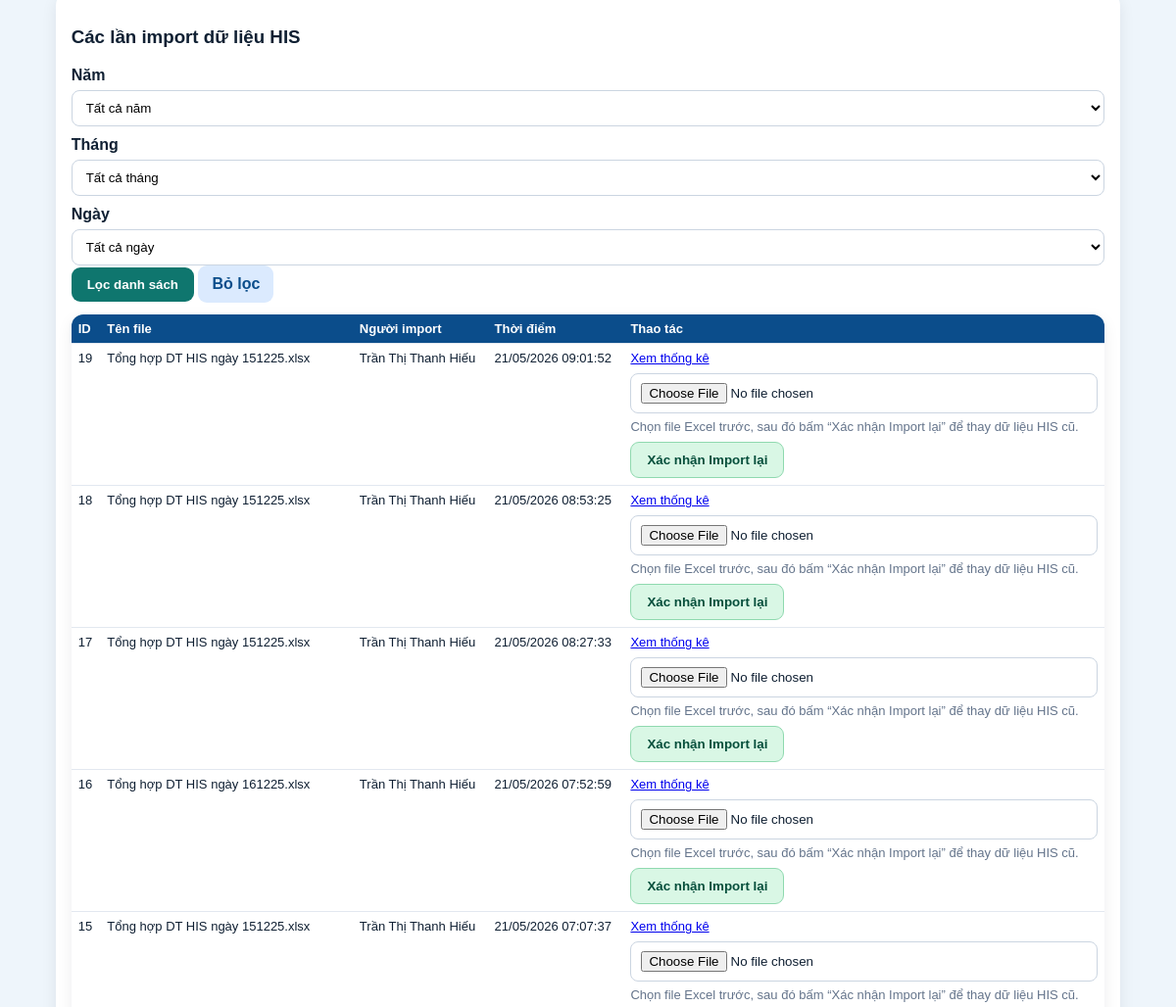
Page /cash-control (signed in, middle part) on the earlier database version.
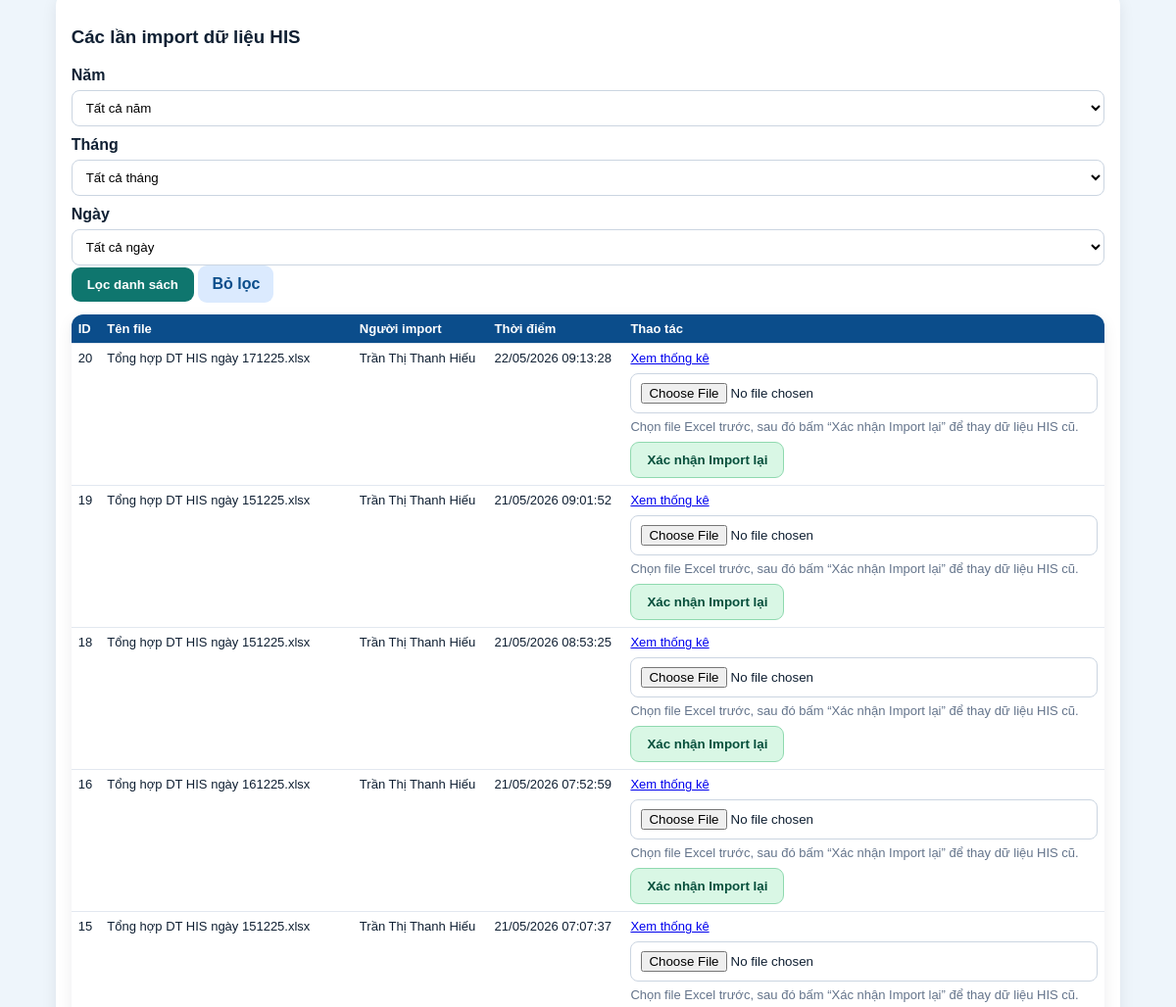
Same page on the later database version.
### tables this page shows
CREATE TABLE cash_control_batches (
                id INTEGER PRIMARY KEY AUTOINCREMENT,
                title TEXT NOT NULL,
                original_filename TEXT,
                report_date TEXT,
                created_by INTEGER NOT NULL,
                created_at TEXT NOT NULL DEFAULT CURRENT_TIMESTAMP,
                FOREIGN KEY(created_by) REFERENCES users(id)
            );

### app/models.py (models this page shows)
class Users(Base):
    __tablename__ = "users"
    id = Column(Integer, primary_key=True)
    username = Column(String, unique=True, nullable=False, index=True)
    full_name = Column(String, nullable=False)
    password_hash = Column(String, nullable=False)
    unit_code = Column(String, nullable=False, default="THANH_VIEN_TRUNG_TAP")
    role_code = Column(String, nullable=False, default="THANH_VIEN_TRUNG_TAP")
    position_title = Column(String, nullable=False, default="Thành viên trưng tập")
    is_active = Column(Integer, nullable=False, default=1)
    created_at = Column(String, nullable=False)
    status = column_property(
        case(
            (is_active == 1, "ACTIVE"),
            else_="LOCKED",
        )
    )

### app/routers/cash_control.py (the view)
@router.get("")
def cash_control_index(request: Request):
    denied = require_login(request)
    if denied:
        return denied
    user = request.state.user
    active_main_tab = request.query_params.get("main_tab") or "summary"
    active_summary_tab = request.query_params.get("summary_tab") or "his"
    if user.get("role_code") in BOARD_ROLES:
        active_main_tab = "voucher"
        active_summary_tab = "his"
    selected_his_import_year = query_text(request, "his_import_year")
    selected_his_import_month = query_text(request, "his_import_month")
    selected_his_import_day = query_text(request, "his_import_day")
    selected_cashbook_import_year = query_text(request, "cashbook_import_year")
    selected_cashbook_import_month = query_text(request, "cashbook_import_month")
    selected_cashbook_import_day = query_text(request, "cashbook_import_day")
    selected_accounting_import_year = query_text(request, "accounting_import_year")
    selected_accounting_import_month = query_text(request, "accounting_import_month")
    selected_accounting_import_day = query_text(request, "accounting_import_day")
    selected_cash_voucher_year = query_text(request, "cash_voucher_year")
    selected_cash_voucher_month = query_text(request, "cash_voucher_month")
    selected_cash_voucher_day = query_text(request, "cash_voucher_day")
    editing_voucher_id = query_int(request, "editing_voucher_id")
    if user.get("role_code") in BOARD_ROLES:
        editing_voucher_id = None
    with get_conn() as conn:
        batches = conn.execute(
            """
            SELECT b.*, u.full_name AS creator_name
            FROM cash_control_batches b
            JOIN users u ON u.id = b.created_by
            ORDER BY b.id DESC
            """
        ).fetchall()
        cash_voucher_where = ["1=1"]
        cash_voucher_params: list[Any] = []
        if user.get("role_code") == "ADMIN":
            pass
        elif user.get("role_code") in HEAD_ROLES:
            pass
        elif user.get("role_code") in BOARD_ROLES:
            cash_voucher_where.append("v.status IN ('SUBMITTED_TO_BOARD', 'BOARD_VIEWED', 'BOARD_SAVED')")
        else:
            cash_voucher_where.append("v.created_by = ?")
            cash_voucher_params.append(user["id"])
        if selected_cash_voucher_year:
            cash_voucher_where.append("strftime('%Y', v.created_at) = ?")
            cash_voucher_params.append(selected_cash_voucher_year)
        if selected_cash_voucher_month:
            cash_voucher_where.append("strftime('%m', v.created_at) = ?")
            cash_voucher_params.append(selected_cash_voucher_month.zfill(2))
        if selected_cash_voucher_day:
            cash_voucher_where.append("strftime('%d', v.created_at) = ?")
            cash_voucher_params.append(selected_cash_voucher_day.zfill(2))
        cash_voucher_where_sql = " AND ".join(cash_voucher_where)
        cash_control_vouchers = conn.execute(
            f"""
            SELECT v.*, u.full_name AS creator_name
            FROM cash_control_vouchers v
            JOIN users u ON u.id = v.created_by
            WHERE {cash_voucher_where_sql}
            ORDER BY v.id DESC
            """,
            cash_voucher_params,
        ).fetchall()
        cash_control_voucher_years = conn.execute(
            """
            SELECT DISTINCT strftime('%Y', created_at) AS year
            FROM cash_control_vouchers
            WHERE created_at IS NOT NULL
            ORDER BY year DESC
            """
        ).fetchall()
        editing_cash_voucher = None
        if editing_voucher_id:
            editing_cash_voucher = conn.execute(
                """
                SELECT v.*, u.full_name AS creator_name
                FROM cash_control_vouchers v
                JOIN users u ON u.id = v.created_by
                WHERE v.id = ?
                """,
                (editing_voucher_id,),
            ).fetchone()
            if not can_view_cash_control_voucher(user, editing_cash_voucher):
                editing_cash_voucher = None
    cash_control_voucher_rows = []
    for row in cash_control_vouchers:
        item = dict(row)
        item["is_new_for_current_user"] = False
        if user["role_code"] == "ADMIN" and item["status"] in ("SUBMITTED_TO_HEAD", "SUBMITTED_TO_BOARD"):
            item["is_new_for_current_user"] = True
        elif user["role_code"] in HEAD_ROLES and item["status"] == "SUBMITTED_TO_HEAD" and item["current_handler"] == user["id"]:
            item["is_new_for_current_user"] = True
        elif user["role_code"] in BOARD_ROLES and item["status"] == "SUBMITTED_TO_BOARD" and (
            item["current_handler"] == user["id"]
            or item["board_user_id"] == user["id"]
            or item["current_handler"] is None
        ):
            item["is_new_for_current_user"] = True
        cash_control_voucher_rows.append(item)
    cash_control_new_count = sum(1 for item in cash_control_voucher_rows if item["is_new_for_current_user"])
    cash_control_voucher_months = [f"{i:02d}" for i in range(1, 13)]
    cash_control_voucher_days = [f"{i:02d}" for i in range(1, 32)]
    his_import_filter_choices = import_filter_choices(list(batches))
    filtered_batches = filter_import_batches(
        list(batches),
        selected_year=selected_his_import_year,
        selected_month=selected_his_import_month,
        selected_day=selected_his_import_day,
    )
    selected_his_batch_id = query_int(request, "his_batch_id")
    selected_cashbook_batch_id = query_int(request, "cashbook_batch_id")
    selected_accounting_batch_id = query_int(request, "accounting_batch_id")
    if active_main_tab == "voucher" and editing_cash_voucher:
        if selected_his_batch_id is None:
            selected_his_batch_id = editing_cash_voucher["his_batch_id"]
        if selected_cashbook_batch_id is None:
            selected_cashbook_batch_id = editing_cash_voucher["cashbook_batch_id"]
        if selected_accounting_batch_id is None:
            selected_accounting_batch_id = editing_cash_voucher["accounting_batch_id"]
    his_context = load_latest_his_context(selected_his_batch_id) if active_main_tab in {"reconcile", "voucher"} else {
        "selected_batch": None,
        "summaries": [],
        "totals": {},
    }
    cashbook_context = load_cashbook_context(selected_cashbook_batch_id)
    accounting_context = load_accounting_context(selected_accounting_batch_id)
    reconcile_context = build_reconcile_context(
        his_context["totals"],
        his_context["summaries"],
        cashbook_context,
        accounting_context,
        his_context["selected_batch"]["id"] if his_context["selected_batch"] else None,
    )
    control_voucher_context = build_control_voucher_context(
        his_context["totals"],
        cashbook_context,
        accounting_context,
    )
    signature_user_context = load_cash_control_signature_users()
    cashbook_import_filter_choices = import_filter_choices(list(cashbook_context.get("cashbook_batches", [])))
    accounting_import_filter_choices = import_filter_choices(list(accounting_context.get("accounting_batches", [])))
    filtered_cashbook_batches = filter_import_batches(
        list(cashbook_context.get("cashbook_batches", [])),
        selected_year=selected_cashbook_import_year,
        selected_month=selected_cashbook_import_month,
        selected_day=selected_cashbook_import_day,
    )
    filtered_accounting_batches = filter_import_batches(
        list(accounting_context.get("accounting_batches", [])),
        selected_year=selected_accounting_import_year,
        selected_month=selected_accounting_import_month,
        selected_day=selected_accounting_import_day,
    )
    return templates.TemplateResponse(
        "cash_control_index.html",
        {
            "request": request,
            "user": user,
            "batches": filtered_batches,
            "his_import_years": his_import_filter_choices["years"],
            "his_import_months": his_import_filter_choices["months"],
            "his_import_days": his_import_filter_choices["days"],
            "selected_his_import_year": selected_his_import_year,
            "selected_his_import_month": selected_his_import_month.zfill(2) if selected_his_import_month else "",
            "selected_his_import_day": selected_his_import_day.zfill(2) if selected_his_import_day else "",
            "cashbook_batches_filtered": filtered_cashbook_batches,
            "cashbook_import_years": cashbook_import_filter_choices["years"],
            "cashbook_import_months": cashbook_import_filter_choices["months"],
            "cashbook_import_days": cashbook_import_filter_choices["days"],
            "selected_cashbook_import_year": selected_cashbook_import_year,
            "selected_cashbook_import_month": selected_cashbook_import_month.zfill(2) if selected_cashbook_import_month else "",
            "selected_cashbook_import_day": selected_cashbook_import_day.zfill(2) if selected_cashbook_import_day else "",
            "accounting_batches_filtered": filtered_accounting_batches,
            "accounting_import_years": accounting_import_filter_choices["years"],
            "accounting_import_months": accounting_import_filter_choices["months"],
            "accounting_import_days": accounting_import_filter_choices["days"],
            "selected_accounting_import_year": selected_accounting_import_year,
            "selected_accounting_import_month": selected_accounting_import_month.zfill(2) if selected_accounting_import_month else "",
            "selected_accounting_import_day": selected_accounting_import_day.zfill(2) if selected_accounting_import_day else "",
            "cash_control_status_labels": CASH_CONTROL_STATUS_LABELS,
            "cash_control_vouchers": cash_control_voucher_rows,
            "cash_control_voucher_years": cash_control_voucher_years,
            "cash_control_voucher_months": cash_control_voucher_months,
            "cash_control_new_count": cash_control_new_count,
            "cash_control_voucher_days": cash_control_voucher_days,
            "selected_cash_voucher_year": selected_cash_voucher_year,
            "selected_cash_voucher_month": selected_cash_voucher_month.zfill(2) if selected_cash_voucher_month else "",
            "selected_cash_voucher_day": selected_cash_voucher_day.zfill(2) if selected_cash_voucher_day else "",
            "editing_cash_voucher": editing_cash_voucher,
            "selected_batch": his_context["selected_batch"],
            "summaries": his_context["summaries"],
            "totals": his_context["totals"],
            "error": None,
            "active_main_tab": active_main_tab,
            "active_summary_tab": active_summary_tab,
            "cash_control_revenue_items": CASH_CONTROL_REVENUE_ITEMS,
            "cash_control_expense_items": CASH_CONTROL_EXPENSE_ITEMS,
            "format_vn_sqlite_datetime": format_vn_sqlite_datetime,
            "format_vn_control_date": format_vn_control_date,
            "selected_his_batch_id": selected_his_batch_id or (his_context["selected_batch"]["id"] if his_context["selected_batch"] else None),
            "selected_cashbook_batch_id": selected_cashbook_batch_id or (cashbook_context["selected_cashbook_batch"]["id"] if cashbook_context["selected_cashbook_batch"] else None),
            "selected_accounting_batch_id": selected_accounting_batch_id or (accounting_context["selected_accounting_batch"]["id"] if accounting_context["selected_accounting_batch"] else None),
            **cashbook_context,
            **accounting_context,
            **reconcile_context,
            **control_voucher_context,
            **signature_user_context,
        },
    )

### app/templates/cash_control_index.html (shortened to what this page needs)
{% extends 'base.html' %}
{% block content %}
{% if active_main_tab == 'summary' %}
  {% if active_summary_tab == 'his' %}
  <div class="panel">
    <h3>Các lần import dữ liệu HIS</h3>
    <form method="get" action="/cash-control" class="grid3" style="margin-bottom:12px;">
      <div>
        <label>Năm</label>
        <select name="his_import_year">
          <option value="">Tất cả năm</option>
        </select>
      </div>
      <div>
        <label>Tháng</label>
        <select name="his_import_month">
          <option value="">Tất cả tháng</option>
        </select>
      </div>
      <div>
        <label>Ngày</label>
        <select name="his_import_day">
          <option value="">Tất cả ngày</option>
        </select>
      </div>
      <div style="grid-column:1/-1;">
        <button class="primary cash-control-ui-font" type="submit">Lọc danh sách</button>
        <a class="secondary-link cash-control-ui-font" href="/cash-control?main_tab=summary&summary_tab=his">Bỏ lọc</a>
      </div>
    </form>
    <table class="table compact">
      <thead>
        <tr>
          <th>ID</th>
          <th>Tên file</th>
          <th>Người import</th>
          <th>Thời điểm</th>
          <th>Thao tác</th>
        </tr>
      </thead>
      <tbody>
        {% for b in batches %}
        <tr>
          <td>{{ b.id }}</td>
          <td>{{ b.original_filename }}</td>
          <td>{{ b.creator_name }}</td>
          <td>{{ format_vn_sqlite_datetime(b.created_at) }}</td>
          <td>
            <a href="/cash-control/{{ b.id }}?main_tab=summary&summary_tab=his">Xem thống kê</a>
            <form method="post" action="/cash-control/import/{{ b.id }}/replace" enctype="multipart/form-data" style="margin-top:8px;">
              <input type="file" name="revenue_file" accept=".xlsx" required>
              <div class="muted" style="margin-top:6px;">
                Chọn file Excel trước, sau đó bấm “Xác nhận Import lại” để thay dữ liệu HIS cũ.
              </div>
              <button class="secondary cash-control-ui-font cash-btn-confirm-import" type="submit" style="margin-top:8px;" onclick="return confirm('Bạn chắc chắn muốn import lại dữ liệu HIS? Dữ liệu cũ sẽ được thay bằng file mới.');">Xác nhận Import lại</button>
            </form>
          </td>
        </tr>
        {% else %}
        <tr><td colspan="5" class="empty">Chưa có dữ liệu import HIS.</td></tr>
        {% endfor %}
      </tbody>
    </table>
  </div>
  {% endif %}
{% endif %}
{% endblock %}

Differences in the rows shown:
removed cash_control_batches: id "17", original_filename "Tổng hợp DT HIS ngày 151225.xlsx", creator_name "Trần Thị Thanh Hiếu", created_at "21/05/2026 08:27:33"
added cash_control_batches: id "20", original_filename "Tổng hợp DT HIS ngày 171225.xlsx", creator_name "Trần Thị Thanh Hiếu", created_at "22/05/2026 09:13:28"
